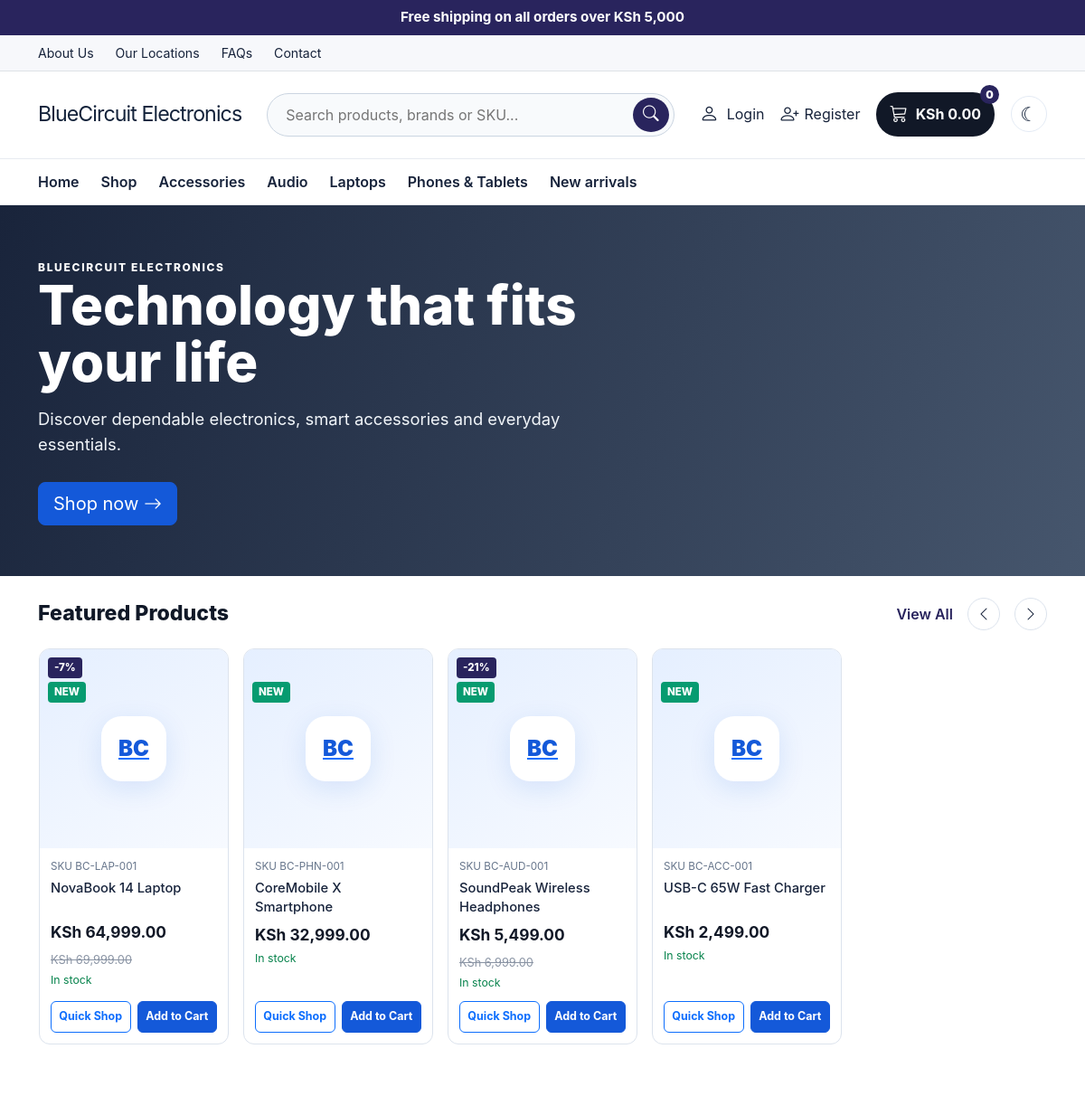
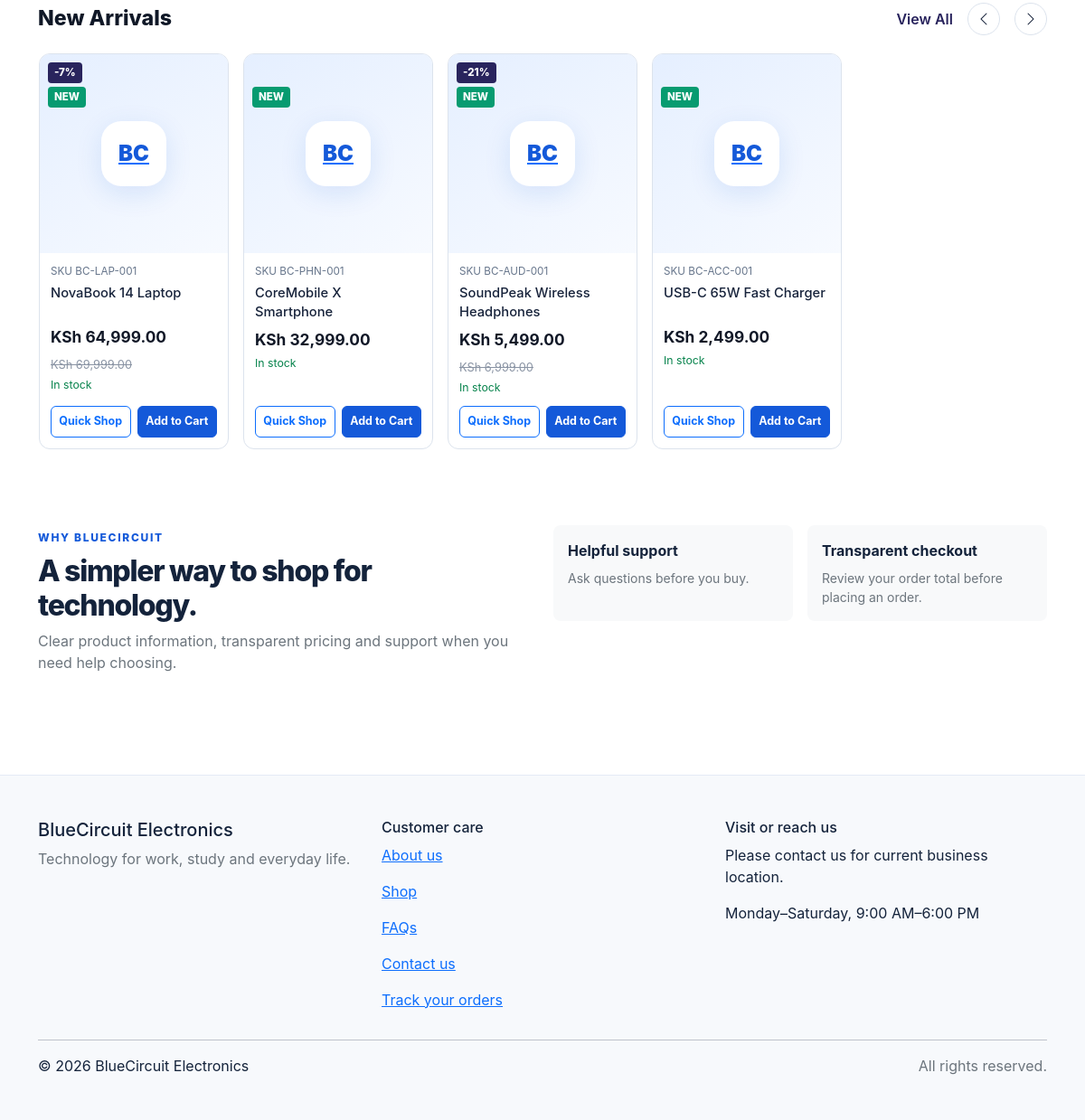
The page / on the database its author committed (2 pictures, top to bottom).
### tables this page shows
CREATE TABLE settings (
  id BIGINT UNSIGNED AUTO_INCREMENT PRIMARY KEY,
  setting_key VARCHAR(120) NOT NULL UNIQUE,
  setting_value TEXT NULL,
  updated_at TIMESTAMP NOT NULL DEFAULT CURRENT_TIMESTAMP ON UPDATE CURRENT_TIMESTAMP
);

CREATE TABLE categories (
  id BIGINT UNSIGNED AUTO_INCREMENT PRIMARY KEY,
  parent_id BIGINT UNSIGNED NULL,
  name VARCHAR(120) NOT NULL,
  slug VARCHAR(140) NOT NULL UNIQUE,
  description TEXT NULL,
  image_path VARCHAR(500) NULL,
  is_active TINYINT(1) NOT NULL DEFAULT 1,
  show_on_home TINYINT(1) NOT NULL DEFAULT 0,
  created_at TIMESTAMP NOT NULL DEFAULT CURRENT_TIMESTAMP,
  CONSTRAINT fk_categories_parent FOREIGN KEY (parent_id) REFERENCES categories(id) ON DELETE SET NULL,
  INDEX idx_categories_active (is_active),
  INDEX idx_categories_home_active (is_active, show_on_home)
);

CREATE TABLE products (
  id BIGINT UNSIGNED AUTO_INCREMENT PRIMARY KEY,
  category_id BIGINT UNSIGNED NULL,
  brand_id BIGINT UNSIGNED NULL,
  name VARCHAR(200) NOT NULL,
  slug VARCHAR(220) NOT NULL UNIQUE,
  sku VARCHAR(80) NOT NULL UNIQUE,
  short_description VARCHAR(500) NULL,
  description MEDIUMTEXT NULL,
  specifications JSON NULL,
  price DECIMAL(12,2) NOT NULL DEFAULT 0.00,
  compare_at_price DECIMAL(12,2) NULL,
  cost_price DECIMAL(12,2) NULL,
  stock_quantity INT UNSIGNED NOT NULL DEFAULT 0,
  low_stock_threshold INT UNSIGNED NOT NULL DEFAULT 5,
  image_path VARCHAR(500) NULL,
  is_featured TINYINT(1) NOT NULL DEFAULT 0,
  is_active TINYINT(1) NOT NULL DEFAULT 1,
  created_at TIMESTAMP NOT NULL DEFAULT CURRENT_TIMESTAMP,
  updated_at TIMESTAMP NOT NULL DEFAULT CURRENT_TIMESTAMP ON UPDATE CURRENT_TIMESTAMP,
  CONSTRAINT fk_products_category FOREIGN KEY (category_id) REFERENCES categories(id) ON DELETE SET NULL,
  CONSTRAINT fk_products_brand FOREIGN KEY (brand_id) REFERENCES brands(id) ON DELETE SET NULL,
  INDEX idx_products_active_featured (is_active, is_featured),
  INDEX idx_products_category (category_id),
  INDEX idx_products_name (name),
  CHECK (price >= 0),
  CHECK (stock_quantity >= 0)
);

### includes/store.php (called while the page is built, shortened)
<?php
require_once __DIR__ . '/../config/database.php';
require_once __DIR__ . '/functions.php';
function customer_user(): ?array {
    global $pdo;
    if (empty($_SESSION['user_id'])) return null;
    $s=$pdo->prepare("SELECT id,full_name,email,phone,profile_image,role,status FROM users WHERE id=? LIMIT 1"); $s->execute([(int)$_SESSION['user_id']]); $u=$s->fetch();
    return $u;
}
function cart_contents(): array {
 global $pdo; $cart=$_SESSION['cart']??[]; if(!is_array($cart))$cart=[]; $ids=array_values(array_unique(array_filter(array_map('intval',array_keys($cart)),fn($v)=>$v>0)));
 if(!$ids)return ['items'=>[],'count'=>0,'subtotal'=>0.0];
 $items=[];$count=0;$subtotal=0.0;
 return ['items'=>$items,'count'=>$count,'subtotal'=>$subtotal];
}
function setting(string $key,string $fallback=''): string { global $pdo; $s=$pdo->prepare('SELECT setting_value FROM settings WHERE setting_key=? LIMIT 1');$s->execute([$key]);$v=$s->fetchColumn();return $v===false?$fallback:(string)$v; }

### includes/functions.php (called while the page is built, shortened)
<?php
function e(?string $value): string
{
    return htmlspecialchars($value ?? '', ENT_QUOTES | ENT_SUBSTITUTE, 'UTF-8');
}
function money(float|int|string $amount): string
{
    return 'KSh ' . number_format((float) $amount, 2);
}

### includes/product-card.php (the view, shortened to what this page needs)
<?php
$discount = !empty($product['compare_at_price']) && (float)$product['compare_at_price'] > (float)$product['price'] ? (int)round((1-(float)$product['price']/(float)$product['compare_at_price'])*100) : 0;
$stock=(int)($product['stock_quantity']??0);
?>
<article class="product-card h-100">
 <div class="product-image-wrap">
  <a href="product.php?slug=<?=e($product['slug'])?>" class="product-image" aria-label="View <?=e($product['name'])?>">
   <?php if(!empty($product['image_path'])):?><img src="<?=e($product['image_path'])?>" alt="<?=e($product['name'])?>" loading="lazy"><?php else:?><div class="product-placeholder"><span>BC</span></div><?php endif;?>
  </a>
  <?php if($discount>0):?><span class="product-badge discount-badge">-<?=$discount?>%</span><?php endif;?>
  <?php if(!empty($product['created_at']) && strtotime((string)$product['created_at'])>strtotime('-30 days')):?><span class="product-badge new-badge">NEW</span><?php endif;?>
 </div>
 <div class="product-card-body">
  <?php if(!empty($product['sku'])):?><div class="product-sku">SKU <?=e($product['sku'])?></div><?php endif;?>
  <h3 class="product-card-title"><a href="product.php?slug=<?=e($product['slug'])?>"><?=e($product['name'])?></a></h3>
  <div class="product-prices"><strong><?=money($product['price'])?></strong><?php if($discount>0):?><del><?=money($product['compare_at_price'])?></del><?php endif;?></div>
  <div class="stock-label <?=$stock>0?'available':'unavailable'?>"><?=$stock<=0?'Out of stock':($stock<=5?'Only '.$stock.' left!':'In stock')?></div>
  <div class="product-card-actions"><a class="btn btn-outline-primary" href="product.php?slug=<?=e($product['slug'])?>">Quick Shop</a><?php if($stock>0):?><form method="post" action="cart-action.php"><button class="btn btn-primary" type="submit">Add to Cart</button></form><?php else:?><button class="btn btn-primary" disabled>Unavailable</button><?php endif;?></div>
 </div>
</article>

### includes/header.php (shortened to what this page needs)
<?php
require_once __DIR__.'/store.php';
$storeName=setting('store_name','BlueCircuit Electronics'); $logo=setting('store_logo','');
$loggedUser=customer_user(); $cart=cart_contents();
$searchQ=trim((string)($_GET['q']??'')); $navCategories=[];try{$navCategories=$pdo->query('SELECT id,name FROM categories WHERE is_active=1 ORDER BY name LIMIT 8')->fetchAll();}catch(Throwable $e){}
?><!doctype html><html lang="en"><head><link href="https://cdn.jsdelivr.net/npm/bootstrap@5.3.3/dist/css/bootstrap.min.css" rel="stylesheet"><link href="https://cdn.jsdelivr.net/npm/bootstrap-icons@1.11.3/font/bootstrap-icons.min.css" rel="stylesheet"><link href="assets/css/style.css?v=4.1" rel="stylesheet"></head><body>
<div class="store-promo text-center py-2"><?=e(setting('announcement_bar','Free shipping on all orders over KSh 5,000'))?></div>
<div class="top-links border-bottom"><div class="container d-flex justify-content-between align-items-center"><div class="d-flex gap-4"><a href="about.php">About Us</a><a href="locations.php">Our Locations</a><a href="faq.php">FAQs</a><a href="contact.php">Contact</a></div></div></div>
<header class="store-header"><div class="container header-main"><a class="store-logo" href="index.php"><?php if($logo):?><img src="<?=e($logo)?>" alt="<?=e($storeName)?>"><?php else:?><span class="brand-mark"><?=e($storeName)?></span><?php endif;?></a><form class="header-search" method="get" action="shop.php"><input type="search" name="q" value="<?=e($searchQ)?>" placeholder="Search products, brands or SKU..." aria-label="Search products"><button aria-label="Search"><i class="bi bi-search"></i></button></form><div class="header-actions"><a class="account-link" href="<?=$loggedUser?'profile.php':'login.php'?>"><?php if($loggedUser&&!empty($loggedUser['profile_image'])):?><img class="header-avatar" src="<?=e($loggedUser['profile_image'])?>" alt="Profile"><?php else:?><i class="bi bi-person"></i><?php endif;?><span><?=$loggedUser?e(explode(' ',$loggedUser['full_name'])[0]):'Login'?></span></a><?php if(!$loggedUser):?><a class="register-link" href="register.php" title="Register" aria-label="Register"><i class="bi bi-person-plus"></i><span>Register</span></a><?php endif;?><a class="cart-link" href="cart.php"><i class="bi bi-cart3"></i><span><?=money($cart['subtotal'])?></span><b><?=$cart['count']?></b></a><button class="theme-toggle" data-theme-toggle type="button" aria-label="Theme" title="Theme"><span aria-hidden="true">☾</span></button></div></div>
<nav class="category-nav"><div class="container d-flex align-items-center gap-4"><a href="index.php">Home</a><a href="shop.php">Shop</a><?php foreach($navCategories as $navCat):?><a href="shop.php?category=<?=(int)$navCat['id']?>"><?=e($navCat['name'])?></a><?php endforeach;?><a href="shop.php?sort=newest">New arrivals</a></div></nav></header><main>

### index.php (shortened to what this page needs)
<?php
declare(strict_types=1);require_once __DIR__.'/includes/store.php';
$products=$pdo->query("SELECT p.*,c.name AS category_name FROM products p LEFT JOIN categories c ON c.id=p.category_id WHERE p.is_active=1 AND p.is_featured=1 ORDER BY p.created_at DESC LIMIT 20")->fetchAll();
$latest=$pdo->query("SELECT * FROM products WHERE is_active=1 ORDER BY created_at DESC LIMIT 20")->fetchAll();
$categorySections=[];
$slides=json_decode(setting('homepage_slides','[]'),true)?:[];if(!$slides)$slides=[['title'=>'Technology that fits your life','subtitle'=>'Discover dependable electronics, smart accessories and everyday essentials.','button'=>'Shop now','url'=>'shop.php','image'=>'']];
require __DIR__.'/includes/header.php';
?>
<section class="home-hero-slider" data-slider>
 <?php foreach($slides as $i=>$slide):?><article class="hero-slide <?=$i===0?'active':''?>" style=""><div class="container hero-slide-content"><span class="eyebrow text-white">BLUECIRCUIT ELECTRONICS</span><h1><?=e($slide['title']??'Shop smarter')?></h1><p><?=e($slide['subtitle']??'Find the right technology for your everyday needs.')?></p><div class="d-flex gap-2 flex-wrap"><a class="btn btn-primary btn-lg" href="<?=e($slide['url']??'shop.php')?>"><?=e($slide['button']??'Shop now')?> <i class="bi bi-arrow-right"></i></a></div></div></article><?php endforeach;?>
</section>
<?php
function product_rail(string $title,array $items,string $allUrl='shop.php'):void{if(!$items)return;?><section class="container py-4 product-rail-section"><div class="rail-heading"><h2><?=e($title)?></h2><div class="d-flex align-items-center gap-3"><a href="<?=e($allUrl)?>">View All</a><button class="rail-arrow" data-rail-prev aria-label="Previous products"><i class="bi bi-chevron-left"></i></button><button class="rail-arrow" data-rail-next aria-label="Next products"><i class="bi bi-chevron-right"></i></button></div></div><div class="product-rail" data-product-rail><?php foreach($items as $product):?><div class="product-rail-item"><?php require __DIR__.'/includes/product-card.php';?></div><?php endforeach;?></div></section><?php }
product_rail('Featured Products',$products);foreach($categorySections as $section)product_rail($section['category']['name'],$section['products'],'shop.php?category='.(int)$section['category']['id']);product_rail('New Arrivals',$latest);
?>
<section class="container py-5"><div class="row g-4"><div class="col-lg-6"><span class="eyebrow">WHY BLUECIRCUIT</span><h2 class="section-title mt-2">A simpler way to shop for technology.</h2><p class="text-secondary">Clear product information, transparent pricing and support when you need help choosing.</p></div><div class="col-lg-6"><div class="row g-3"><div class="col-sm-6"><div class="p-3 rounded-3 bg-light h-100"><strong>Helpful support</strong><p class="small text-secondary mb-0 mt-2">Ask questions before you buy.</p></div></div><div class="col-sm-6"><div class="p-3 rounded-3 bg-light h-100"><strong>Transparent checkout</strong><p class="small text-secondary mb-0 mt-2">Review your order total before placing an order.</p></div></div></div></div></div></section>
<?php require __DIR__.'/includes/footer.php';?>

### includes/footer.php (shortened to what this page needs)
<?php require_once __DIR__.'/store.php'; $storeName=setting('store_name','BlueCircuit Electronics'); $whatsapp=preg_replace('/\D+/','',setting('whatsapp_number','')); $location=setting('business_location',''); $hours=setting('working_hours','Monday–Saturday, 9:00 AM–6:00 PM'); $facebook=setting('facebook_url','');$instagram=setting('instagram_url','');$tiktok=setting('tiktok_url',''); ?>
</main><footer class="site-footer mt-5 py-5"><div class="container"><div class="row g-4"><div class="col-md-4"><h5><?=e($storeName)?></h5><p class="text-secondary">Technology for work, study and everyday life.</p></div><div class="col-md-4"><h6>Customer care</h6><p><a href="about.php">About us</a></p><p><a href="shop.php">Shop</a></p><p><a href="faq.php">FAQs</a></p><p><a href="contact.php">Contact us</a></p><p><a href="profile.php">Track your orders</a></p></div><div class="col-md-4"><h6>Visit or reach us</h6><p><?=e($location?:'Please contact us for current business location.')?></p><p><?=e($hours)?></p></div></div><hr><div class="d-flex justify-content-between flex-wrap gap-2"><span>&copy; <?=date('Y')?> <?=e($storeName)?></span><span class="text-secondary">All rights reserved.</span></div></div></footer></body></html>

### rows shown on the page
settings: setting_value "BlueCircuit Electronics"
categories: name "Accessories"
categories: name "Audio"
categories: name "Laptops"
categories: name "Phones & Tablets"
products: shows "BC", discount "7", shows "NEW", sku "BC-LAP-001", name "NovaBook 14 Laptop", price "KSh 64,999.00", compare_at_price "KSh 69,999.00", stock_quantity "In stock"
products: shows "BC", shows "NEW", sku "BC-PHN-001", name "CoreMobile X Smartphone", price "KSh 32,999.00", stock_quantity "In stock"
products: shows "BC", discount "21", shows "NEW", sku "BC-AUD-001", name "SoundPeak Wireless Headphones", price "KSh 5,499.00", compare_at_price "KSh 6,999.00", stock_quantity "In stock"
products: shows "BC", shows "NEW", sku "BC-ACC-001", name "USB-C 65W Fast Charger", price "KSh 2,499.00", stock_quantity "In stock"

### other values the page prints
money($cart['subtotal']) "KSh 0.00"
$cart['count'] "0"
$slide['title'] "Technology that fits your life"
$slide['subtitle'] "Discover dependable electronics, smart accessories and everyday essentials."
$slide['button'] "Shop now"
$title "Featured Products New Arrivals"
$location?:'Please contact us for current business location.' "Please contact us for current business location."
$hours "Monday–Saturday, 9:00 AM–6:00 PM"
